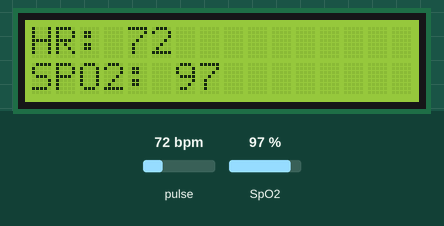
This sketch was run on a simulated Arduino Uno, built with avr-gcc and run on an emulated ATmega328P. On the bench: 16×2 character LCD. The test bench sets the inputs (shaded band); at power-on: pulse 72 bpm, SpO2 97 %. What the sketch prints to the serial monitor is not drawn.

Above: at 3.1 s.
3.2 s: pulse set to 42 bpm
At 4.7 s:
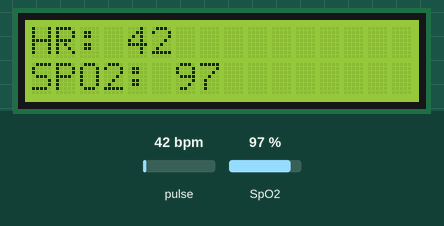
5.0 s: SpO2 set to 80 %
At 6.0 s:
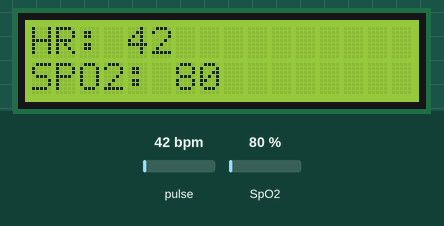
6.5 s: pulse set to 70 bpm
At 7.1 s:
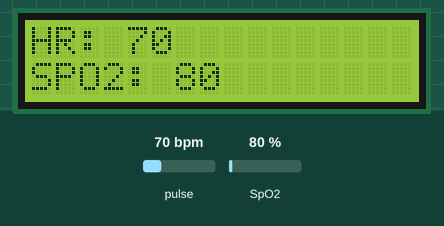
8.0 s: SpO2 set to 85 %
At 9.5 s:
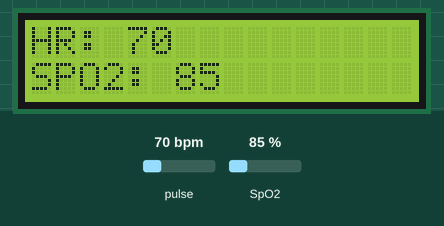
Timing chart, 0 to 10.5 s (numbered marks = the images above; inputs shaded):
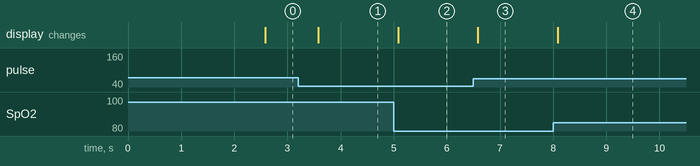

The sketch:

MAX30102_spo2_test.ino
```cpp
/*
  Hardware Connections (Breakoutboard to Arduino):
  -5V = 5V (3.3V is allowed)
  -GND = GND
  -SDA = A4 (or SDA)
  -SCL = A5 (or SCL)
  -INT = Not connected

  The MAX30105 Breakout can handle 5V or 3.3V I2C logic. We recommend powering the board with 5V
  but it will also run at 3.3V.
*/

#include <Wire.h>
#include "MAX30105.h"
#include "spo2_algorithm.h"
//#include "SSD1306Ascii.h"
//#include "SSD1306AsciiWire.h"
#include <LiquidCrystal.h>

MAX30105 particleSensor;
//SSD1306AsciiWire oled;
const int rs = 12, en = 11, d4 = 5, d5 = 4, d6 = 3, d7 = 2;
LiquidCrystal lcd(rs, en, d4, d5, d6, d7);

//#define MAX_BRIGHTNESS 255

#if defined(__AVR_ATmega328P__) || defined(__AVR_ATmega168__)
//Arduino Uno doesn't have enough SRAM to store 50 samples of IR led data and red led data in 32-bit format
//To solve this problem, 16-bit MSB of the sampled data will be truncated. Samples become 16-bit data.
uint16_t irBuffer[50]; //infrared LED sensor data
uint16_t redBuffer[50];  //red LED sensor data
#else
uint32_t irBuffer[50]; //infrared LED sensor data
uint32_t redBuffer[50];  //red LED sensor data
#endif

int32_t spo2; //SPO2 value
int8_t validSPO2; //indicator to show if the SPO2 calculation is valid
int32_t heartRate; //heart rate value
int8_t validHeartRate; //indicator to show if the heart rate calculation is valid

void setup()
{
  lcd.begin(16, 2);
//  lcd.print("First line");
//  lcd.setCursor(0,1);
//  lcd.print("Second line");

  Serial.begin(115200); // initialize serial communication at 115200 bits per second:
delay(1000);

  // Initialize sensor
  if (!particleSensor.begin(Wire, I2C_SPEED_FAST)) //Use default I2C port, 400kHz speed
  {
    Serial.println(F("MAX30105 was not found. Please check wiring/power."));
    while (1);
  } else {
    Serial.println(F("MAX30105 found! Good job."));
  }

  particleSensor.setup(55, 4, 2, 200, 411, 4096); //Configure sensor with these settings
}

void loop()
{

  //read the first 50 samples, and determine the signal range
  for (byte i = 0 ; i < 50 ; i++)
  {
    while (particleSensor.available() == false) //do we have new data?
      particleSensor.check(); //Check the sensor for new data

    redBuffer[i] = particleSensor.getRed();
    irBuffer[i] = particleSensor.getIR();
    particleSensor.nextSample(); //We're finished with this sample so move to next sample
    Serial.print(F("red="));
    Serial.print(redBuffer[i], DEC);
    Serial.print(F(", ir="));
    Serial.println(irBuffer[i], DEC);
  }

  //calculate heart rate and SpO2 after first 50 samples (first 4 seconds of samples)
  maxim_heart_rate_and_oxygen_saturation(irBuffer, 50, redBuffer, &spo2, &validSPO2, &heartRate, &validHeartRate);

  //Continuously taking samples from MAX30102.  Heart rate and SpO2 are calculated every 1 second
  while (1)
  {
    //dumping the first 25 sets of samples in the memory and shift the last 25 sets of samples to the top
    for (byte i = 25; i < 50; i++)
    {
      redBuffer[i - 25] = redBuffer[i];
      irBuffer[i - 25] = irBuffer[i];
    }

    //take 25 sets of samples before calculating the heart rate.
    for (byte i = 25; i < 50; i++)
    {
      while (particleSensor.available() == false) //do we have new data?
        particleSensor.check(); //Check the sensor for new data

      redBuffer[i] = particleSensor.getRed();
      irBuffer[i] = particleSensor.getIR();
      particleSensor.nextSample(); //We're finished with this sample so move to next sample
      Serial.print(F("red="));
      Serial.print(redBuffer[i], DEC);
      Serial.print(F(", ir="));
      Serial.print(irBuffer[i], DEC);

      Serial.print(F(", HR="));
      Serial.print(heartRate, DEC);

      Serial.print(F(", HRvalid="));
      Serial.print(validHeartRate, DEC);

      Serial.print(F(", SPO2="));
      Serial.print(spo2, DEC);

      Serial.print(F(", SPO2Valid="));
      Serial.println(validSPO2, DEC);

    }

    //After gathering 25 new samples recalculate HR and SP02
    maxim_heart_rate_and_oxygen_saturation(irBuffer, 50, redBuffer, &spo2, &validSPO2, &heartRate, &validHeartRate);
    printToScreen();
  }
}

void printToScreen() {
  lcd.clear();
//  oled.setCursor(0,0);
  if(validSPO2 && validHeartRate) {
    lcd.print(F("HR: ")); lcd.print(heartRate, DEC);
    lcd.setCursor(0, 1);
    lcd.print(F("SPO2: ")); lcd.print(spo2, DEC);
  } else {
    lcd.print(F("Not valid"));
  }
}
```

Measured:
- after the input at 3.2 s, the display: changes after 0.38 s (image 1)
- after the input at 5.0 s, the display: changes after 0.08 s (image 2)
- after the input at 6.5 s, the display: changes after 0.08 s (image 3)
- after the input at 8.0 s, the display: changes after 0.08 s (image 4)
